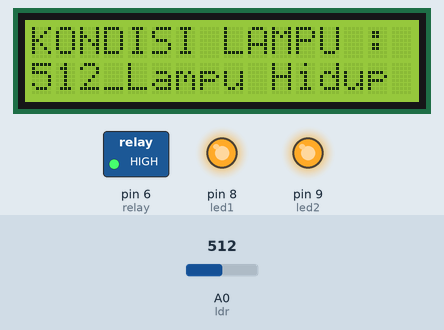
The sketch below on a simulated Arduino Uno, built with avr-gcc and run on an emulated ATmega328P. Shown: 16×2 character LCD, switched loads named in the sketch (green lamp = pin HIGH), output pins drawn as LEDs (lit = HIGH). Inputs (shaded band) come from the test bench; at power-on: A0 (ldr) = 512. What the sketch prints to the serial monitor is not drawn.

Above: at 1.2 s.
1.3 s: A0 (ldr) set to 631
At 2.0 s:
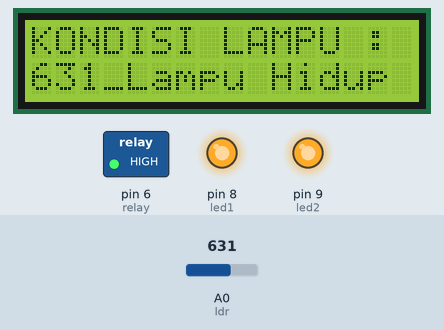
3.0 s: A0 (ldr) set to 666
At 3.7 s:
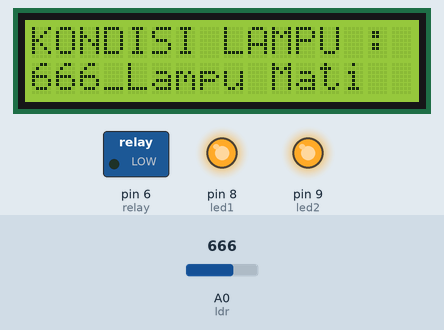
4.5 s: A0 (ldr) set to 0
At 5.7 s:
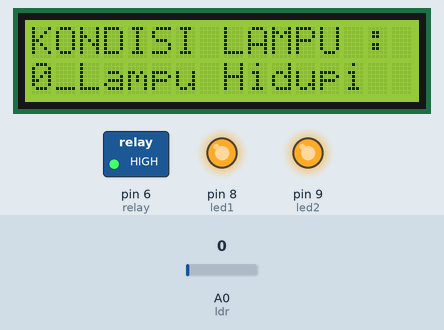
6.0 s: A0 (ldr) set to 660
At 7.3 s:
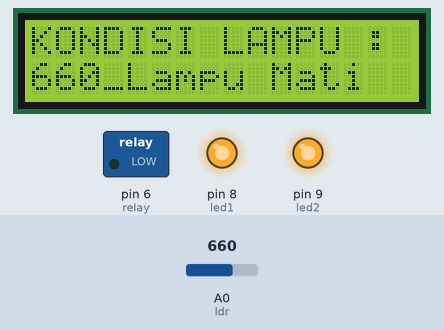
Timing chart, 0 to 8.5 s (numbered marks = the images above; inputs shaded):
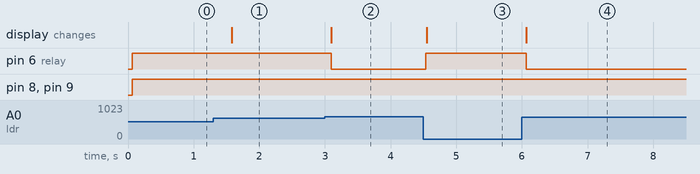

Measured:
- the behaviour switches between 649 and 650 on A0 (ldr) (found by bisection; images 1 and 2)
- after the input at 1.3 s, the display: changes after 0.28 s (image 1)
- after the input at 3.0 s, pin 6 (relay): HIGH → LOW after 0.09 s; the display: changes after 0.10 s (image 2)
- after the input at 4.5 s, pin 6 (relay): LOW → HIGH at once; the display: changes after 0.05 s (image 3)
- after the input at 6.0 s, pin 6 (relay): HIGH → LOW after 0.06 s; the display: changes after 0.07 s (image 4)

The sketch:

SENSOR_LDR.ino
```cpp
#include <LiquidCrystal.h>

//inisialisasi koneksi pin LCD dengann Pin arduino

LiquidCrystal lcd(12, 11, 5, 4, 3, 2);
const int ldr = A0;
const int relay = 6;
const int led1 = 8;
const int led2 = 9;

void setup(){
  // inisialisasikan LCD yang digunakan
  lcd.begin(16, 2);
  lcd.print("KONDISI LAMPU :");
  pinMode(relay,OUTPUT);
  pinMode(led1,OUTPUT);
  pinMode(led2,OUTPUT);
  Serial.begin(9600);
}

void loop(){
  int nilai = analogRead(ldr);//baca nilai sensor
  Serial.print("NILAI LDR: "); // cetak texk "Nilai LDR" pada serial Monitor
  Serial.println(nilai);//cetak nilai sensor ldr pada serial monitor
  lcd.setCursor(0, 1);
  lcd.print(nilai);

  if (nilai <650){
  digitalWrite(relay, HIGH);
  digitalWrite(led1, HIGH);
  digitalWrite(led2, HIGH);
  Serial.print("LEd hidup : ");
  lcd.print("_Lampu Hidup");
  Serial.println(nilai);
 delay(300);
} else {

digitalWrite(relay, LOW);
digitalWrite(led2, HIGH);
digitalWrite(led1, HIGH);
lcd.print("_Lampu Mati ");

Serial.print("LED Mati : ");

Serial.println(nilai);
}
}
```
